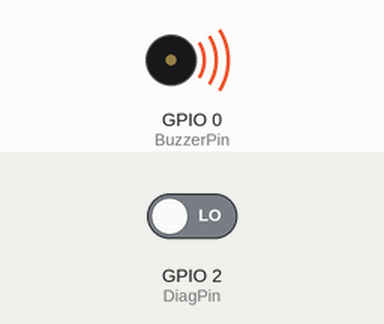
A sketch run on a simulated ESP8266 (NodeMCU). On the bench: buzzer (waves = sounding). The inputs (shaded band) are chosen by the test bench; at power-on: GPIO 2 (DiagPin) LOW. WiFi joins after 1.5 s; servers stay silent unless stated; no MQTT or app messages arrive unless stated.

Above: at 4.3 s.
Timing chart, 0 to 7.1 s (numbered marks = the images above):
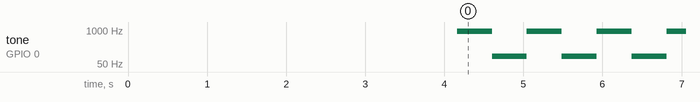

The sketch:

esp8266_WaterSensor.ino
```cpp
/*
Water Sensor to MQTT
By Andy Susanto

Requires PubSubClient found here: https://github.com/knolleary/pubsubclient

ESP8266 Simple MQTT Water Sensor

Wifi.status:
============
0 : WL_IDLE_STATUS when Wi-Fi is in process of changing between statuses
1 : WL_NO_SSID_AVAILin case configured SSID cannot be reached
3 : WL_CONNECTED after successful connection is established
4 : WL_CONNECT_FAILED if password is incorrect
6 : WL_DISCONNECTED if module is not configured in station mode
*/

#include <PubSubClient.h>
#include <ESP8266WiFi.h>
#include <WiFiClient.h>

#define MQTT_SERVER "10.0.0.30"

// Debug level: 0 (no debug), 1 (standard), 2 (detailed)
int debug = 0;
boolean SerialEnabled = false;

char* ssid1 = "MySSID1";
char* password1 = "MYSSIDpassword";
char* ssid2 = "MySSID";
char* password2 = "MYSSIDpassword";
char* ssid = ssid1;
char* password = password1;

const int DiagPin = LED_BUILTIN;
// LED_BUILTIN in ESP-01 is GPIO-1 (also used as Serial TX)
const int BuzzerPin = 0;
const int SensorPin = 2;
unsigned int BeepFreq=900;  //set to 0 to disable beep
unsigned int BeepFreq1=900;
unsigned int BeepFreq2=100;
boolean BeepState = false;
unsigned long BeepTime;

int LastSumpWaterSensorState = HIGH;
int CurrentSumpWaterSensorState = HIGH;
int TimerFlag=false;
char Uptime[]="{\"Uptime\":\"00000000\"}";
unsigned long time2;

const char* CPUstateTopic = "stat/SumpWaterSensor/LWT";
const char* SumpWaterSensorInfoTopic = "stat/SumpWaterSensorInfo";
const char* SumpWaterSensorInfoReqTopic = "cmnd/SumpWaterSensorInfo";
const char* SumpWaterSensorRestartTopic = "cmnd/SumpWaterSensorCPUrestart";
const char* SumpWaterSensorResetTopic = "cmnd/SumpWaterSensorCPUreset";
const char* SensorStateTopic = "tele/SumpWaterSensor";
const char* SumpWaterSensorBeepTopic = "cmnd/SumpWaterSensorBeep";
const char* SumpWaterSensorBeepFreqTopic = "cmnd/SumpWaterSensorBeepFreq";
const char* SumpWaterSensorDebugTopic = "cmnd/SumpWaterSensorDebug";

void callback(char* topic, byte* payload, unsigned int length);
void reconnect();
boolean debounce1(boolean last);
String macToStr(const uint8_t* mac);

WiFiClient wifiClient;
PubSubClient client(MQTT_SERVER, 1883, callback, wifiClient);

void setup() {
  delay(1000);
  if (!SerialEnabled) {pinMode(DiagPin, OUTPUT);}
  pinMode(SensorPin, INPUT);

if (debug>=1) {
  Serial.begin(115200);
  Serial.println("Booting");
  SerialEnabled = true;
}
  delay(500);

  WiFi.mode(WIFI_STA);
  WiFi.begin(ssid, password);
//attempt to connect to the WIFI network and then connect to the MQTT server
  reconnect();

//wait a bit before starting the main loop
  delay(1000);
  time2 = millis()+1000;
}

void loop() {
  static int TimerCount=0;
  delay(100);

// User Loop Starts Here

  if (millis()>=time2) {
    TimerFlag=true;
    time2 = millis()+10000;
  }
//reconnect if connection is lost
  if (TimerFlag) {
      if (client.connected()) {
        if (debug>=2) {Serial.print("~");}
      } else {
        if (debug>=2) {Serial.print("x");}
      }
      TimerCount++;
//only fires after 6 timercount (60s)
    if (TimerCount>=6) {
      if (client.connected() && WiFi.status() == WL_CONNECTED) {
        client.publish(CPUstateTopic,"Online",true);
        sprintf (Uptime, "{\"Uptime\":\"%d\"}", millis()/1000);
        client.publish(SumpWaterSensorInfoTopic,Uptime);
        if (debug>=2) {Serial.print(" esp1 uptime: ");}
        if (debug>=2) {Serial.println(Uptime);}
      }
      TimerCount=0;
    }
  }

  CurrentSumpWaterSensorState = debounce1(LastSumpWaterSensorState);
  if (LastSumpWaterSensorState != CurrentSumpWaterSensorState) {
    if (debug>=2) {Serial.print(" Sensor State: ");}
    if (debug>=2) {Serial.println(CurrentSumpWaterSensorState);}
    if (CurrentSumpWaterSensorState==LOW) {
        client.publish(SensorStateTopic, "WET");
        BeepTime=millis()+400;
        if(BeepFreq>0) {tone(BuzzerPin,BeepFreq1,3000);}
    }
    if (CurrentSumpWaterSensorState==HIGH) {
        client.publish(SensorStateTopic, "DRY");
        tone(BuzzerPin,BeepFreq,300);
    }
    LastSumpWaterSensorState = CurrentSumpWaterSensorState;
  }
  if(CurrentSumpWaterSensorState==LOW && BeepFreq>0){
    if(millis()>=BeepTime){
      if(BeepFreq1==BeepFreq){BeepFreq1=BeepFreq2;} else {BeepFreq1=BeepFreq;}
      tone(BuzzerPin,BeepFreq1);
      BeepTime=millis()+400;
    }
  }

  TimerFlag=false;

  //reconnect if connection is lost
  if (!(client.connected() && (WiFi.status() == 3))) {reconnect();}

  //maintain MQTT connection
  client.loop();

  //MUST delay to allow ESP8266 WIFI functions to run
  delay(10);

}

void callback(char* topic, byte* payload, unsigned int length) {

  //convert topic to string to make it easier to work with
  String topicStr = topic;
  char payloadChar[length+1];

  //Print out some debugging info
  if (debug>=2) {
    Serial.println("Callback update.");
    Serial.print("Topic: ");
    Serial.println(topicStr);
    Serial.println("Payload / Length");
    Serial.print(payload[0]);
    Serial.print("/");
    Serial.println(length);
  }

  if((topicStr == SumpWaterSensorInfoReqTopic) && (payload[0] == 49)){
    client.publish(CPUstateTopic,"Online",true);
    sprintf (Uptime, "{\"Uptime\":\"%d\"}", millis()/1000);
    client.publish(SumpWaterSensorInfoTopic,Uptime);
    if (debug>=2) {Serial.print(" WaterSensor ESP1 uptime: ");}
    if (debug>=2) {Serial.println(Uptime);}
  }
  if((topicStr==SumpWaterSensorRestartTopic) && (payload[0] == 49)){ ESP.restart();}
  if((topicStr==SumpWaterSensorResetTopic) && (payload[0] == 49)){ ESP.reset();}
  if(topicStr==SumpWaterSensorBeepFreqTopic) {
    strncpy(payloadChar,(char*)payload,length);
    payloadChar[length]=0x0;
    BeepFreq=atoi(payloadChar);
    if (debug>=1) {Serial.println(BeepFreq);}
  }
  if(topicStr==SumpWaterSensorDebugTopic) {
    strncpy(payloadChar,(char*)payload,length);
    payloadChar[length]=0x0;
    debug=atoi(payloadChar);
    if(debug<=0) {
    	if(SerialEnabled) {Serial.end();}
    	SerialEnabled = false;
    } else {
    	if(!SerialEnabled) {Serial.begin(115200);}
    	SerialEnabled = true;
		}
    if (debug>=1) {Serial.println(debug);}
  }
  if(topicStr==SumpWaterSensorBeepTopic) {
    if (payload[0] == 49) {
      if (debug>=2) {Serial.println(" Beep Beep ");}
      if(BeepFreq>0) {tone(BuzzerPin,BeepFreq,5000);}
    } else {
      noTone(BuzzerPin);
    }
  }
}


void reconnect() {
  int attempt = 0;
  int DiagState = 0;
  //attempt to connect to the wifi if connection is lost
  if(WiFi.status() != WL_CONNECTED){
    //debug printing
    if (debug>=1) {Serial.print("Connecting to ");}
    if (debug>=1) {Serial.println(ssid);}

    //loop while we wait for connection
    while (WiFi.status() != WL_CONNECTED) {
      delay(500);
			if (!SerialEnabled) {digitalWrite(DiagPin, DiagState);}
      attempt++;
      if (debug>=1) {Serial.println(attempt);}
      if(attempt%30==0){
        if(ssid==ssid1){
          ssid=ssid2;
          password=password2;
        } else {
          ssid=ssid1;
          password=password1;
        }
        WiFi.disconnect();
        delay(500);
        WiFi.begin(ssid, password);
        if (debug>=1) {Serial.print("Switching SSID to ");}
        if (debug>=1) {Serial.println(ssid);}
      }
      if(attempt>60){ESP.restart();}
      if (debug>=1) {Serial.print("WiFi.status()=");}
      if (debug>=1) {Serial.print(WiFi.status());}
      if (debug>=1) {Serial.print(" Attempt=");}
      DiagState+=1;
      if(DiagState>1){DiagState=0;}
    }
    //print out some more debug once connected
    if (debug>=1) {
    Serial.println("");
    Serial.print("WiFi connected to ssid: ");
    Serial.println(ssid);
    Serial.print("IP address: ");
    Serial.println(WiFi.localIP());
    }
  }
  //make sure we are connected to WIFI before attemping to reconnect to MQTT
  if(WiFi.status() == WL_CONNECTED){
  // Loop until we're reconnected to the MQTT server
    attempt=0;
    while (!client.connected()) {
      if (debug>=1) {Serial.print("Attempting MQTT connection...");}

      // Generate client name based on MAC address and last 8 bits of microsecond counter
      String clientName;
      clientName += "SumpSensorESP1-";
      uint8_t mac[6];
      WiFi.macAddress(mac);
      clientName += macToStr(mac);
      attempt++;
      if(attempt>20){ESP.reset();}
      //if connected, subscribe to the topic(s) we want to be notified about
      if (client.connect((char*) clientName.c_str(),CPUstateTopic,2,true,"Offline")) {
        if (debug>=1) {Serial.println("\tMQTT Connected");}
        if (!SerialEnabled) {digitalWrite(DiagPin, HIGH);}
        client.publish(CPUstateTopic,"Online",true);
        client.subscribe(SumpWaterSensorRestartTopic);
        client.subscribe(SumpWaterSensorResetTopic);
        client.subscribe(SumpWaterSensorInfoReqTopic);
        client.subscribe(SumpWaterSensorBeepTopic);
        client.subscribe(SumpWaterSensorBeepFreqTopic);
        client.subscribe(SumpWaterSensorDebugTopic);

  // otherwise print failed for debugging
      } else {
 //       Serial.println("\tFailed.");
        abort();
      }
    }
  }
}

//generate unique name from MAC addr
String macToStr(const uint8_t* mac){

  String result;

  for (int i = 0; i < 6; ++i) {
    result += String(mac[i], 16);

    if (i < 5){
      result += ':';
    }
  }
  return result;
}

boolean debounce1(boolean last)
{
  boolean current = digitalRead(SensorPin);
  if (last != current)
  {
    delay(5);
    current = digitalRead(SensorPin);
  }
  return current;
}
```

Measured:
- by itself, tone on GPIO 0 (BuzzerPin): alternates 900 Hz for 0.44 s and 100 Hz for 0.44 s
